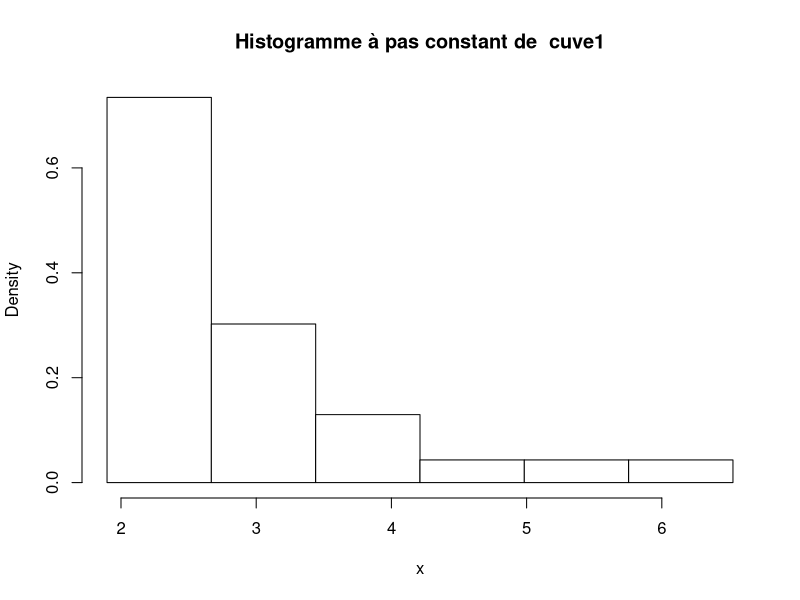
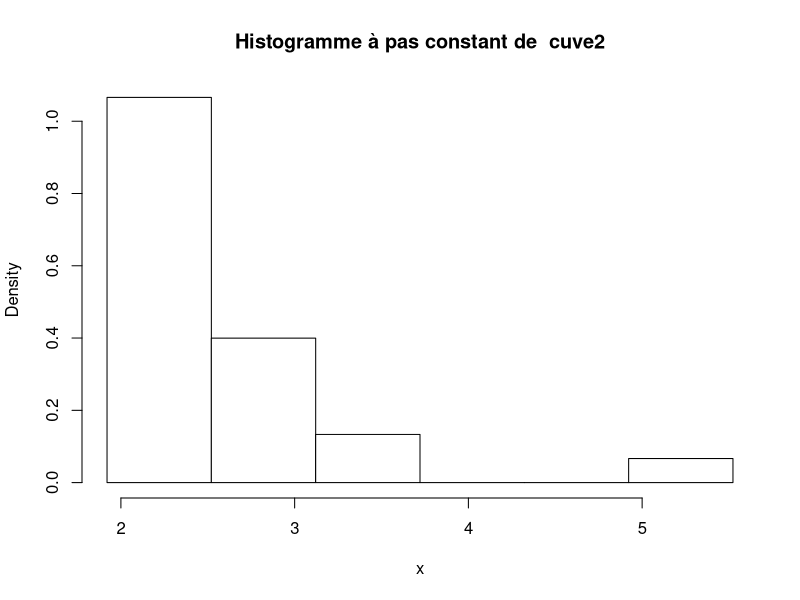
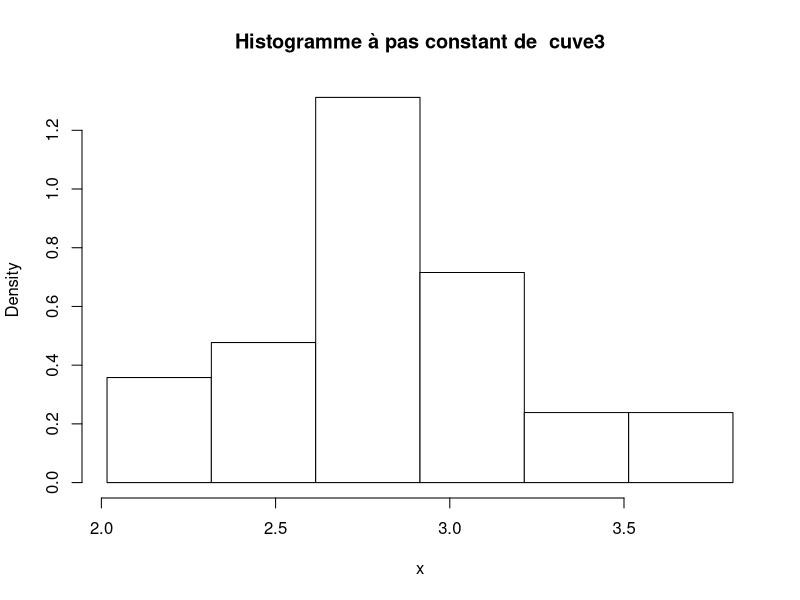
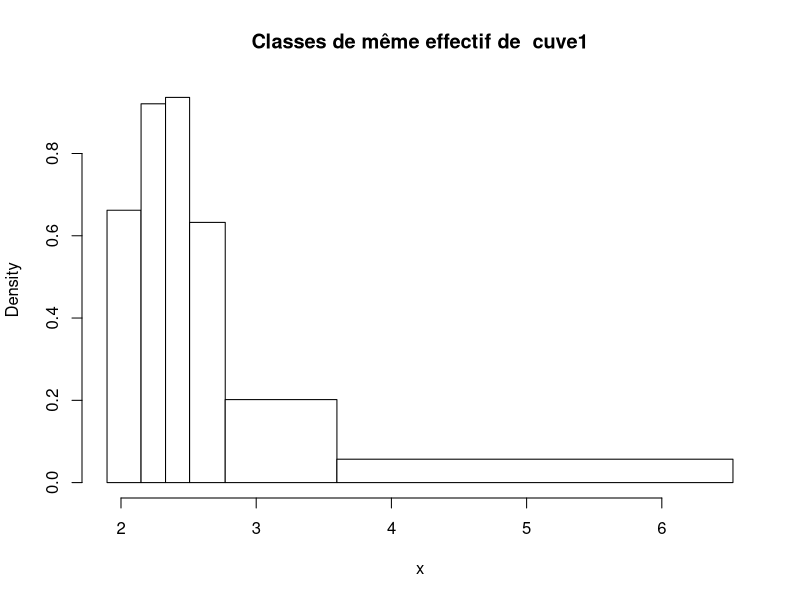
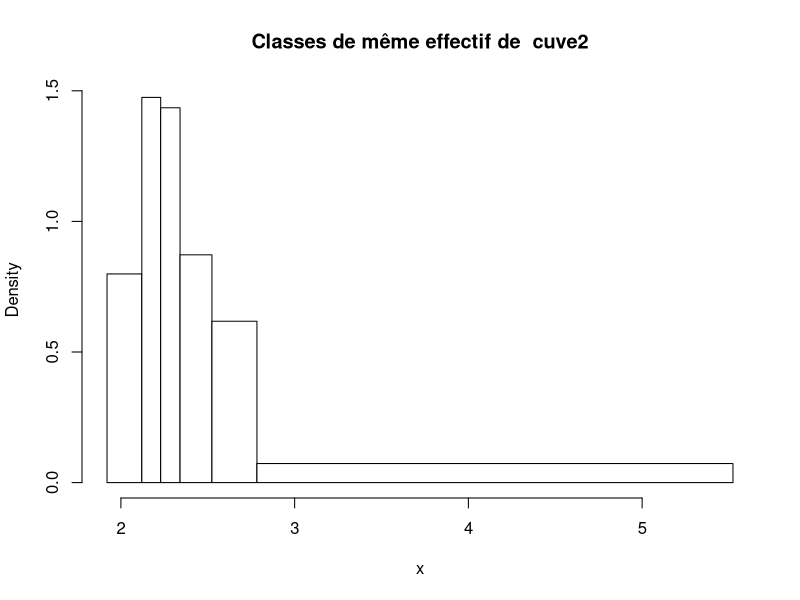
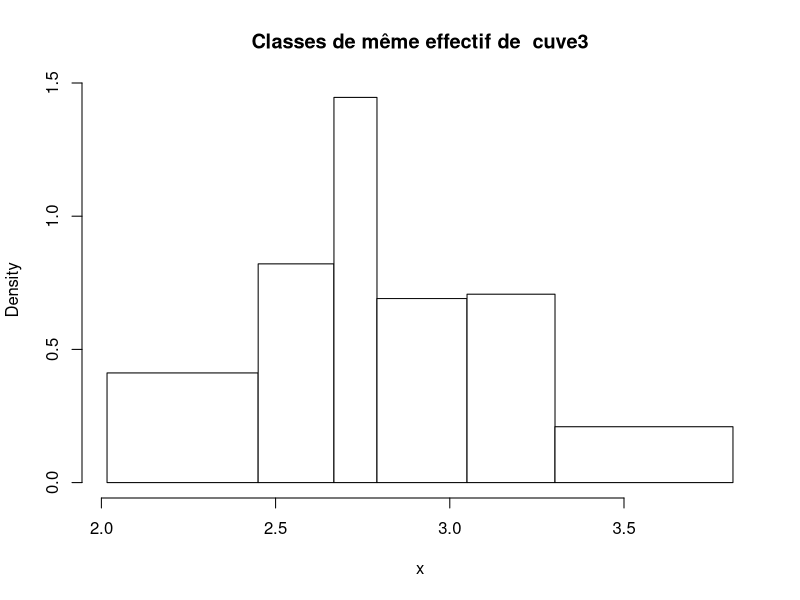
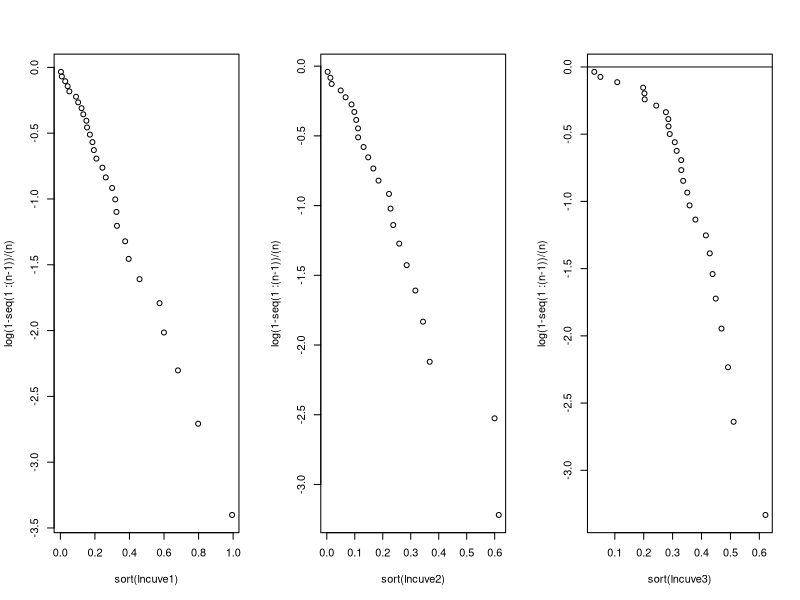
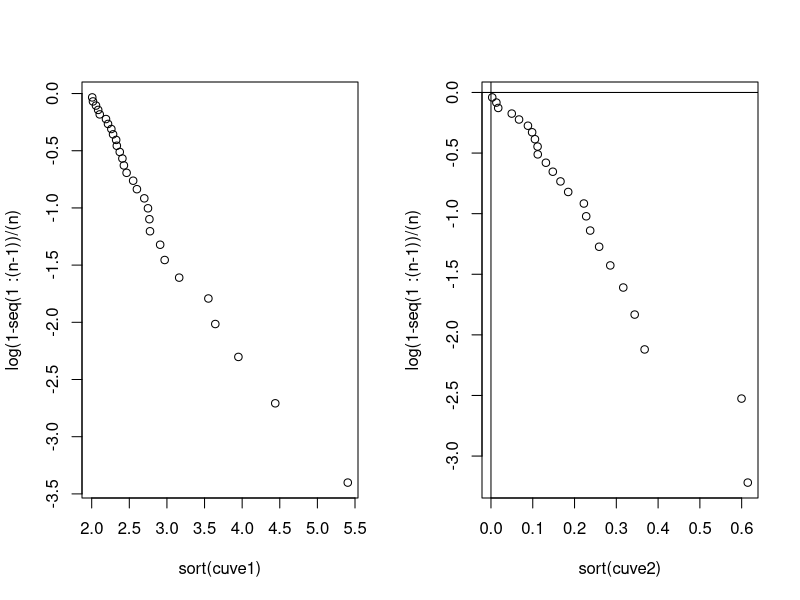

These charts were generated, in order, by the following R code:
#================================
# Fonctions utilisées dans le TP
#================================

#Fonction pour faire un histogramme à pas constants
histopas = function(x, xlim=NULL, xname="X", ...) {
  # trace un histogramme a pas constant
  n <- length(x)
  k <- round(log(n)/log(2)+1)
  
  breaks <- rep(0, k+1)
  rangex <- max(x)-min(x)
  breaks[1] <- min(x)-0.025*rangex
  breaks[k+1] <- max(x)+0.025*rangex
  step <- (breaks[k+1] - breaks[1]) / k
  for (i in 2:k)
  {
    breaks[i] <- breaks[i-1] + step
  }
  col=0
  if (is.null(xlim))
    xlim<-c(breaks[1], breaks[k+1])
  # ylim<-c(0,4.0)
  h<-hist(x, breaks=breaks, col=col, xlim=xlim,main = paste("Histogramme à pas constant de " , xname), probability=T, ...)
}

#Fonction pour tracer un histogramma à classes de même effectif
histoeff = function(x, xlim=NULL,xname="X", ...){
  # trace un histogramme effectifs constants, approximation si problème de  divisibilité
  sx <- sort(x)
  n <- length(x)
  k <- round(log(n)/log(2)+1)
  breaks=rep(0, k+1)
  smax <- sx[length(sx)]+0.025*(sx[length(sx)]-sx[1])
  smin <- sx[1]-0.025*(sx[length(sx)]-sx[1])
  step <- round(n/k)
  breaks[1] <- smin
  for (i in 1:(k-1))
  {
    breaks[i+1]=0.5*(sx[step*i]+sx[step*i+1])
  }
  breaks[k+1] <- smax
  xlim <- c(smin, smax)
  col <- 0
  h<-hist(x, breaks=breaks, col=col, xlim=xlim,main = paste("Classes de même effectif de " , xname), probability=T, ...)
}

#================
# Réponses au TP
#================


#Question n°1:
#==============


cuves <- read.table("cuves.csv",sep=";",header=T)
attach(cuves)
cuve1<-na.omit(cuves$cuve1)
cuve2<-na.omit(cuves$cuve2)
cuve3<-na.omit(cuves$cuve3)

# Indicateurs statistiques
summary(cuve1)
summary(cuve2)
summary(cuve3)

# Variance et écart-type empiriques
var(cuve1)
var(cuve2)
var(cuve3)
sd(cuve1)
sd(cuve2)
sd(cuve3)

# Coefficient de variation empirique
sd(cuve1)/mean(cuve1)
sd(cuve2)/mean(cuve2)
sd(cuve3)/mean(cuve3)

# Histogrammes à pas constant
histopas(cuve1,xname="cuve1")
histopas(cuve2,xname="cuve2")
histopas(cuve3,xname="cuve3")

# Histogrammes classes de même effectif
histoeff(cuve1,xname="cuve1")
histoeff(cuve2,xname="cuve2")
histoeff(cuve3,xname="cuve3")



#Question n°5:
#==============

lncuve1 <- log(cuve1/2)
lncuve2 <- log(cuve2/2)
lncuve3 <- log(cuve3/2)

par(mfrow = c(1, 3))

plot(sort(lncuve1)[1 :length(lncuve1)-1],log(1-seq(1 :(length(lncuve1)-1))/(length(lncuve1))),xlab="sort(lncuve1)",ylab="log(1-seq(1 :(n-1))/(n)")

plot(sort(lncuve2)[1 :length(lncuve2)-1],log(1-seq(1 :(length(lncuve2)-1))/(length(lncuve2))),xlab="sort(lncuve2)",ylab="log(1-seq(1 :(n-1))/(n)")

plot(sort(lncuve3)[1 :length(lncuve3)-1],log(1-seq(1 :(length(lncuve3)-1))/(length(lncuve3))),xlab="sort(lncuve3)",ylab="log(1-seq(1 :(n-1))/(n)")

abline(v=0)
abline(h=0)



1/mean(lncuve1)
1/mean(lncuve2)
1/mean(lncuve3)


#Question n°6:
#==============


par(mfrow = c(1, 2))

plot(sort(cuve1)[1 :length(cuve1)-1],log(1-seq(1 :(length(cuve1)-1))/(length(cuve1))),xlab="sort(cuve1)",ylab="log(1-seq(1 :(n-1))/(n)")

plot(sort(lncuve2)[1 :length(cuve2)-1],log(1-seq(1 :(length(cuve2)-1))/(length(cuve2))),xlab="sort(cuve2)",ylab="log(1-seq(1 :(n-1))/(n)")


abline(v=0)
abline(h=0)

par(mfrow = c(1, 1))
plot(sort(cuve3)[1 :length(cuve3)-1],qnorm(seq(1 :(length(cuve3)-1))/(length(cuve3))),xlab="sort(cuve3)",ylab="qnorm(seq(1 :(n-1))/n)")
abline(v=0)
abline(h=0)

